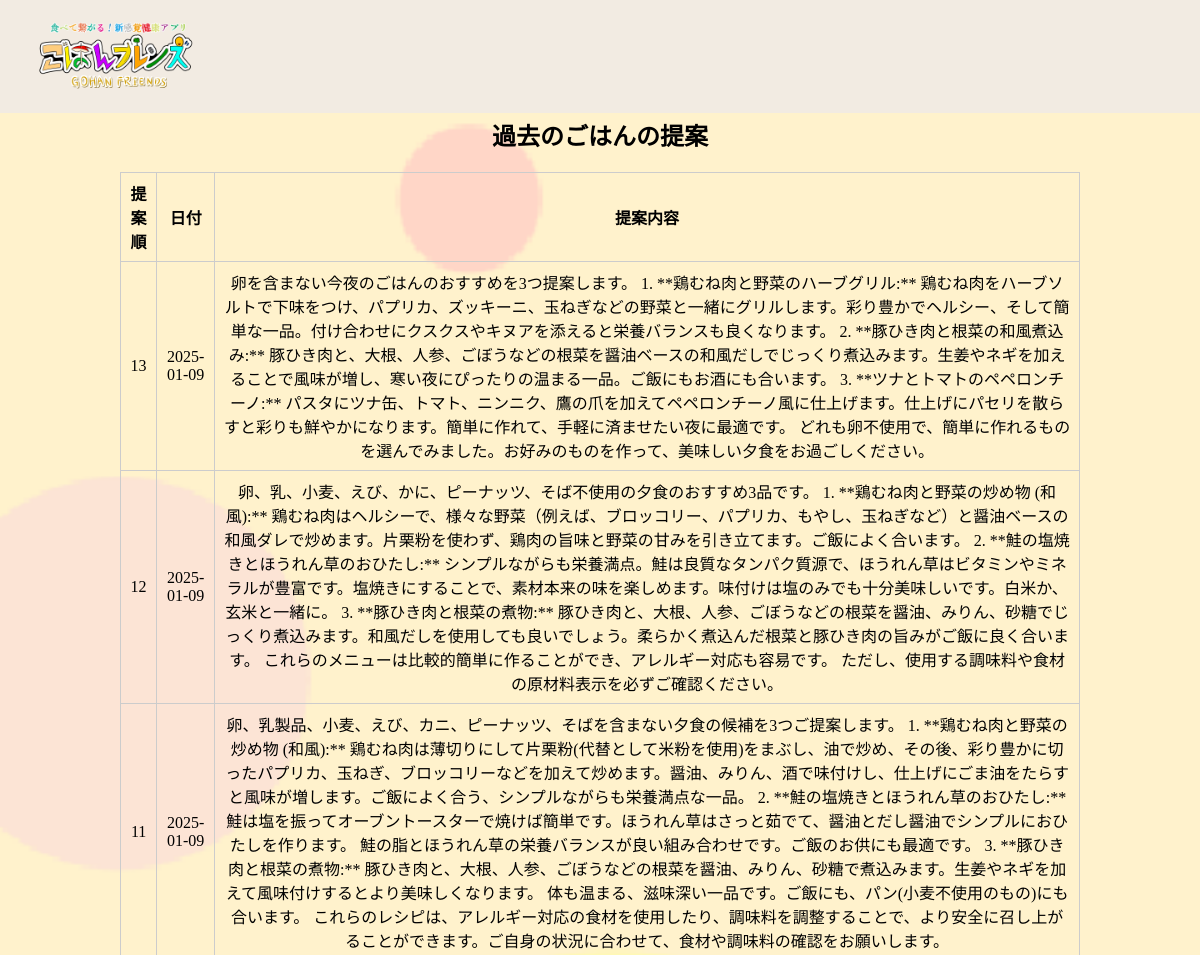
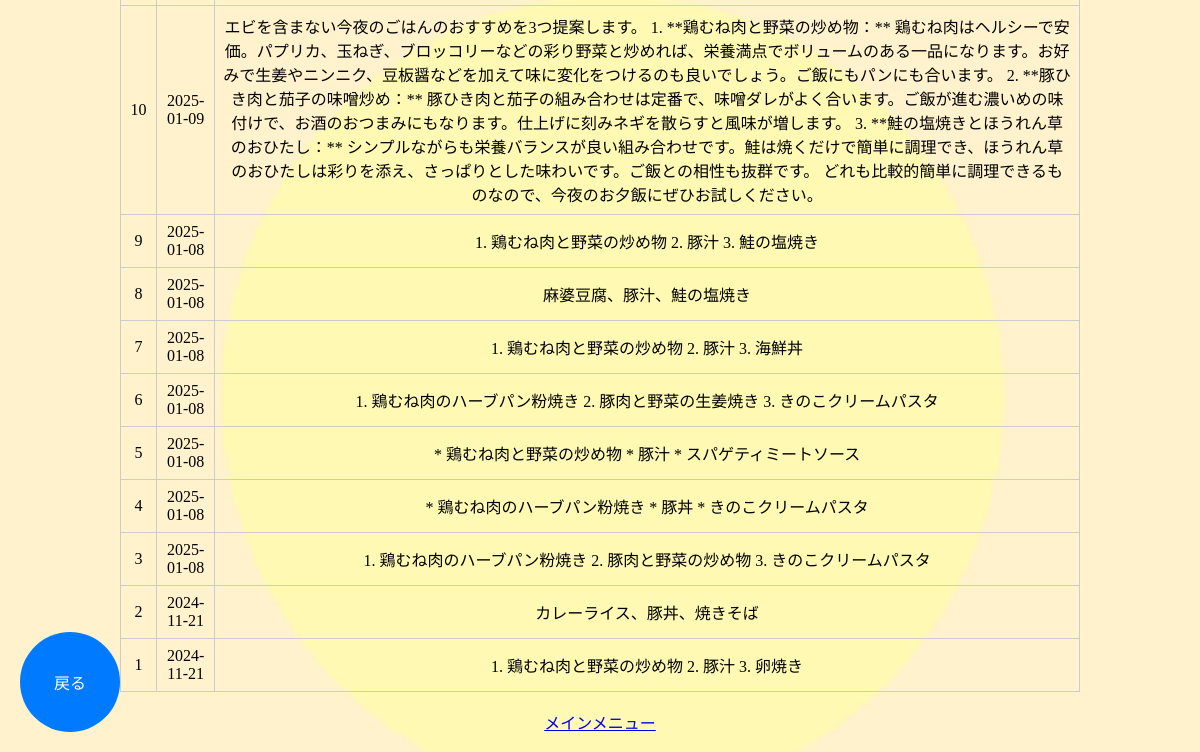
Page /sugg/sugg_hist on the earlier database version (2 pictures, top to bottom).
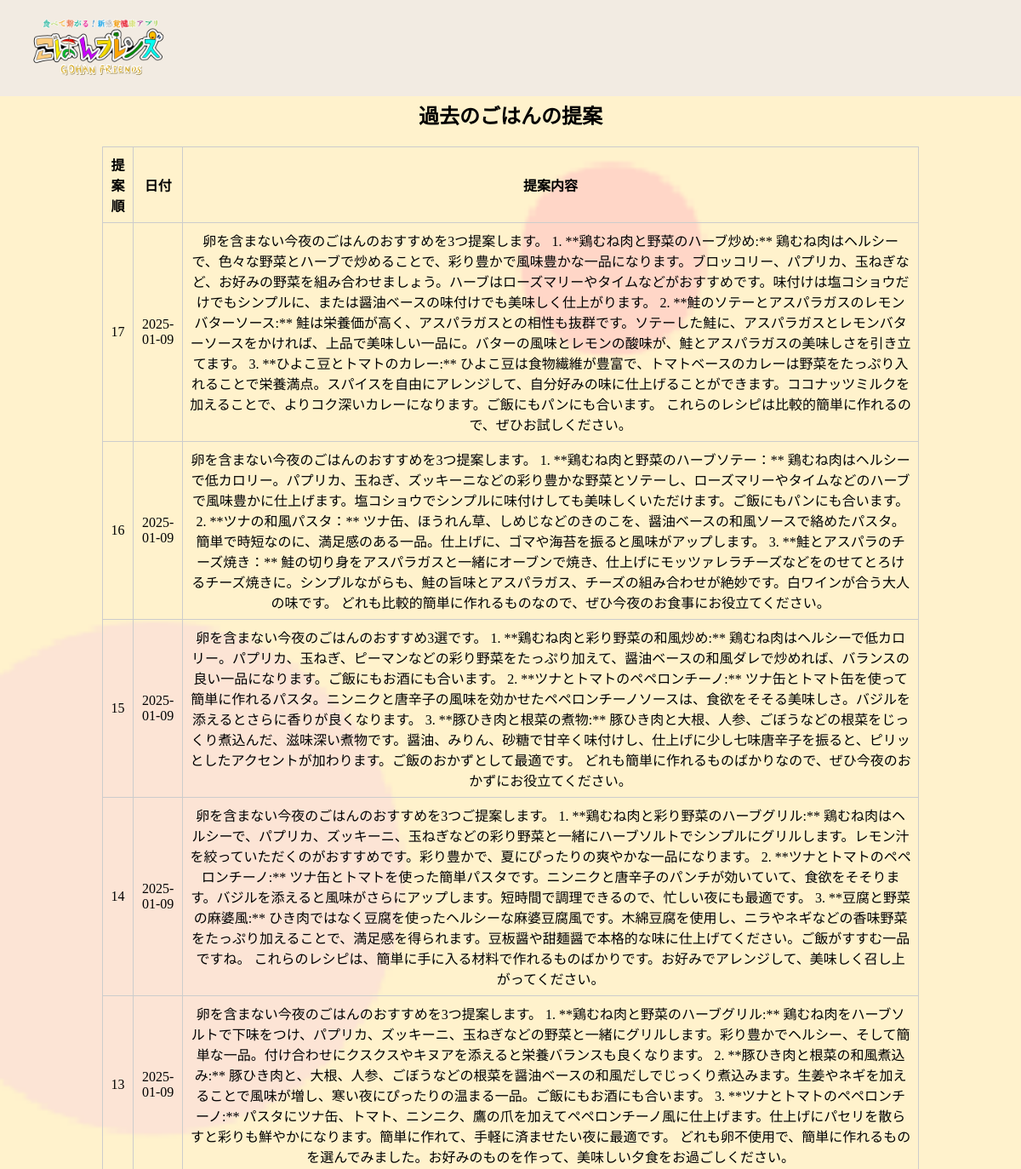
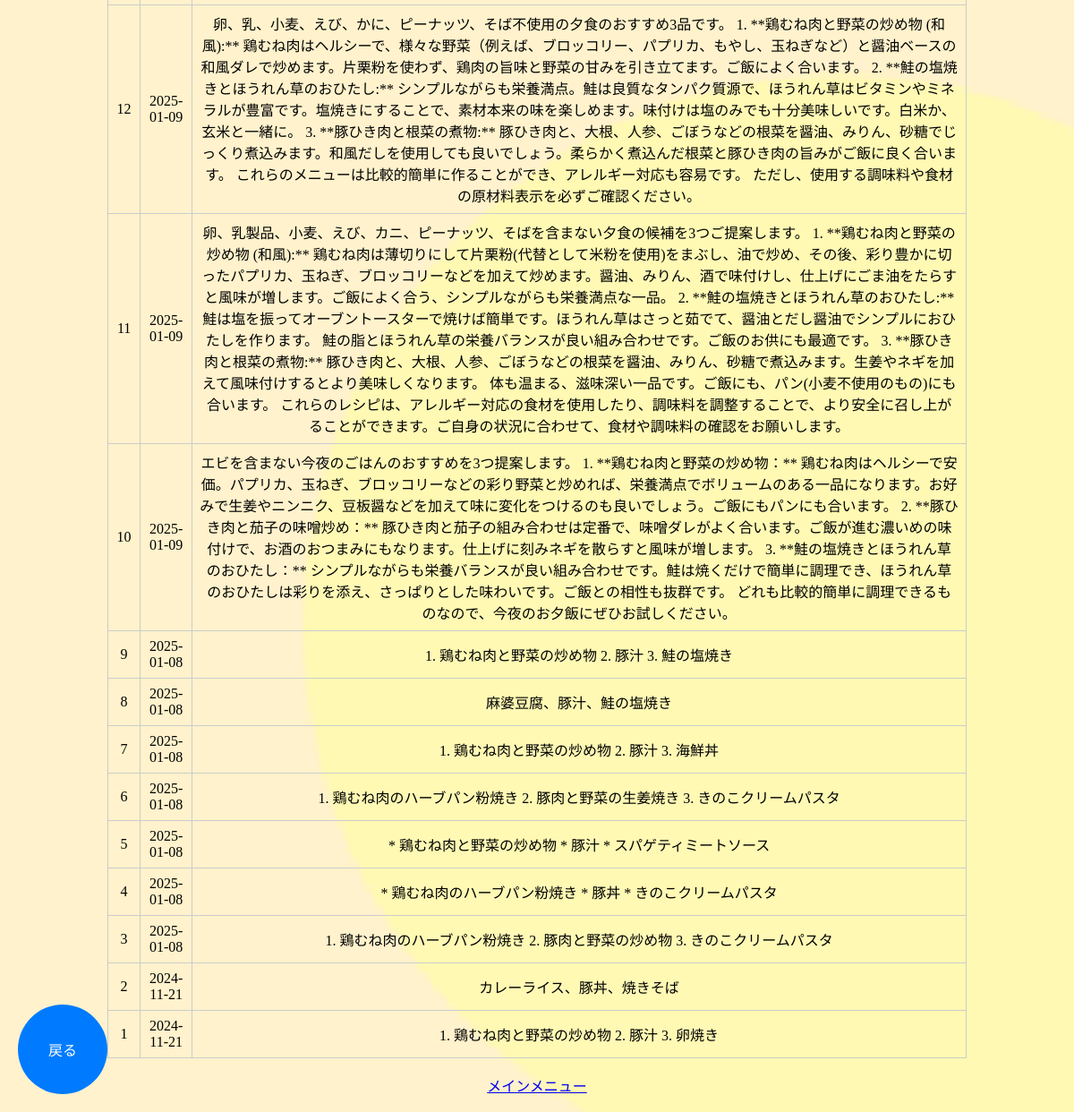
Same page on the later database version (2 pictures, top to bottom).
### tables this page shows
CREATE TABLE HISTORY (
    SUGG_ID INTEGER PRIMARY KEY AUTOINCREMENT,
    DAY DATE DEFAULT CURRENT_DATE,
    SUGG_txt VARCHAR(100)
, ACCOUNT_ID INTEGER NOT NULL DEFAULT 0);

### app.py (the view)
@app.route('/sugg/sugg_hist')
def sugg_hist():
    history = get_history()
    return render_template('sugg/sugg_hist.html', history=history)

### app.py (called while the page is built)
def get_db():
    conn = sqlite3.connect(DATABASE)
    return conn

@app.context_processor
def inject_account_info():
    return {
        'account_name': session.get('account_name'),
        'account_id': session.get('account_id')
    }

def get_history():
    conn = get_db()
    cursor = conn.cursor()
    cursor.execute("SELECT SUGG_ID, DAY, SUGG_txt FROM HISTORY ORDER BY SUGG_ID DESC")
    rows = cursor.fetchall()
    conn.close()
    return rows

### templates/sugg/sugg_hist.html (shortened to what this page needs)
{% extends 'base.html' %}
{% block content %}
<div class="main-contents">
    <h2 class="txt-center">過去のごはんの提案</h2>
    <div class="history-container">
        {% if history %}
            <table>
                <thead>
                    <tr>
                        <th>提案順</th>
                        <th>日付</th>
                        <th>提案内容</th>
                    </tr>
                </thead>
                <tbody>
                    {% for sugg in history %}
                        <tr>
                            <td>{{ sugg[0] }}</td>
                            <td>{{ sugg[1] }}</td>
                            <td>{{ sugg[2] }}</td>
                        </tr>
                    {% endfor %}
                </tbody>
            </table>
        {% else %}
            <p>過去の提案はまだありません。</p>
        {% endif %}
    </div>
    <div class="back-button-container">
        <button onclick="location.href='{{ url_for('sugg_menu') }}';" class="back-button">戻る</button>
    </div>
</div>
<br>
<div class="txt-center">
    <a href="{{ url_for('mainmenu') }}">メインメニュー</a>
</div>
<br>
{% endblock %}

### templates/base.html (shortened to what this page needs)
<!DOCTYPE html>
<html lang="ja">
<head>
    <link rel="stylesheet" href="../../static/css/style.css">
</head>
<body background="{{ url_for('static', filename='img/background.png') }}" class="kabegami">
    <header class="clearfix">
        <img src="{{ url_for('static', filename='img/title.png') }}" class="header-logo">
    </header>
    <main>
        {% block content %}{% endblock %}
    </main>
</body>
</html>

### static/css/style.css (style rules this page uses)
html, body { margin: 0; padding: 0; box-sizing: border-box; height: 100%; }
.kabegami { background-size: cover; }
header { display: flex; align-items: center; background-color: rgb(230,230,250,0.5); }
.header-logo { width: 200px; margin-left: 20px; margin-right: 20px; }
.clearfix::after { content: ""; clear: both; display: table; }
.back-button-container { position: fixed; bottom: 20px; left: 20px; }
.back-button-container button { width: 100px; height: 100px; border-radius: 50%; border: none; background-color: #007BFF; color: white; font-size: 16px; display: flex; justify-content: center; align-items: center; cursor: pointer; transition: background-color 0.3s; }
.main-contents { padding-top: 70px; }
table { border-collapse: collapse; width: 80%; }
th, td { border: 1px solid #ccc; padding: 8px; text-align: center; }
.txt-center { text-align: center; }
.history-container { display: flex; justify-content: center; }

Differences in the rows shown:
added HISTORY: SUGG_ID "17", DAY "2025-01-09", SUGG_txt "卵を含まない今夜のごはんのおすすめを3つ提案します。 1. **鶏むね肉と野菜のハーブ炒め:** 鶏むね肉はヘルシーで、色々な野菜とハーブで炒めることで、彩り豊かで風味豊かな一品になります。ブロッコリー、パプリカ、玉ねぎなど、お好みの野菜を組み合わせましょう。ハーブはローズマリーやタイムなどがおすすめです。味付けは塩コショウだけでもシンプルに、または醤油ベースの味付けでも美味しく仕上がります。 2. **鮭のソテーとアスパラガスのレモンバターソース:** 鮭は栄養価が高く、アスパラガスとの相性も抜群です。ソテーした鮭に、アスパラガスとレモンバターソースをかければ、上品で美味しい一品に。バターの風味とレモンの酸味が、鮭とアスパラガスの美味しさを引き立てます。 3. **ひよこ豆とトマトのカレー:** ひよこ豆は食物繊維が豊富で、トマトベースのカレーは野菜をたっぷり入れることで栄養満点。スパイスを自由にアレンジして、自分好みの味に仕上げることができます。ココナッツミルクを加えることで、よりコク深いカレーになります。ご飯にもパンにも合います。 これらのレシピは比較的簡単に作れるので、ぜひお試しください。"
added HISTORY: SUGG_ID "16", DAY "2025-01-09", SUGG_txt "卵を含まない今夜のごはんのおすすめを3つ提案します。 1. **鶏むね肉と野菜のハーブソテー：** 鶏むね肉はヘルシーで低カロリー。パプリカ、玉ねぎ、ズッキーニなどの彩り豊かな野菜とソテーし、ローズマリーやタイムなどのハーブで風味豊かに仕上げます。塩コショウでシンプルに味付けしても美味しくいただけます。ご飯にもパンにも合います。 2. **ツナの和風パスタ：** ツナ缶、ほうれん草、しめじなどのきのこを、醤油ベースの和風ソースで絡めたパスタ。簡単で時短なのに、満足感のある一品。仕上げに、ゴマや海苔を振ると風味がアップします。 3. **鮭とアスパラのチーズ焼き：** 鮭の切り身をアスパラガスと一緒にオーブンで焼き、仕上げにモッツァレラチーズなどをのせてとろけるチーズ焼きに。シンプルながらも、鮭の旨味とアスパラガス、チーズの組み合わせが絶妙です。白ワインが合う大人の味です。 どれも比較的簡単に作れるものなので、ぜひ今夜のお食事にお役立てください。"
added HISTORY: SUGG_ID "15", DAY "2025-01-09", SUGG_txt "卵を含まない今夜のごはんのおすすめ3選です。 1. **鶏むね肉と彩り野菜の和風炒め:** 鶏むね肉はヘルシーで低カロリー。パプリカ、玉ねぎ、ピーマンなどの彩り野菜をたっぷり加えて、醤油ベースの和風ダレで炒めれば、バランスの良い一品になります。ご飯にもお酒にも合います。 2. **ツナとトマトのペペロンチーノ:** ツナ缶とトマト缶を使って簡単に作れるパスタ。ニンニクと唐辛子の風味を効かせたペペロンチーノソースは、食欲をそそる美味しさ。バジルを添えるとさらに香りが良くなります。 3. **豚ひき肉と根菜の煮物:** 豚ひき肉と大根、人参、ごぼうなどの根菜をじっくり煮込んだ、滋味深い煮物です。醤油、みりん、砂糖で甘辛く味付けし、仕上げに少し七味唐辛子を振ると、ピリッとしたアクセントが加わります。ご飯のおかずとして最適です。 どれも簡単に作れるものばかりなので、ぜひ今夜のおかずにお役立てください。"
added HISTORY: SUGG_ID "14", DAY "2025-01-09", SUGG_txt "卵を含まない今夜のごはんのおすすめを3つご提案します。 1. **鶏むね肉と彩り野菜のハーブグリル:** 鶏むね肉はヘルシーで、パプリカ、ズッキーニ、玉ねぎなどの彩り野菜と一緒にハーブソルトでシンプルにグリルします。レモン汁を絞っていただくのがおすすめです。彩り豊かで、夏にぴったりの爽やかな一品になります。 2. **ツナとトマトのペペロンチーノ:** ツナ缶とトマトを使った簡単パスタです。ニンニクと唐辛子のパンチが効いていて、食欲をそそります。バジルを添えると風味がさらにアップします。短時間で調理できるので、忙しい夜にも最適です。 3. **豆腐と野菜の麻婆風:** ひき肉ではなく豆腐を使ったヘルシーな麻婆豆腐風です。木綿豆腐を使用し、ニラやネギなどの香味野菜をたっぷり加えることで、満足感を得られます。豆板醤や甜麺醤で本格的な味に仕上げてください。ご飯がすすむ一品ですね。 これらのレシピは、簡単に手に入る材料で作れるものばかりです。お好みでアレンジして、美味しく召し上がってください。"
